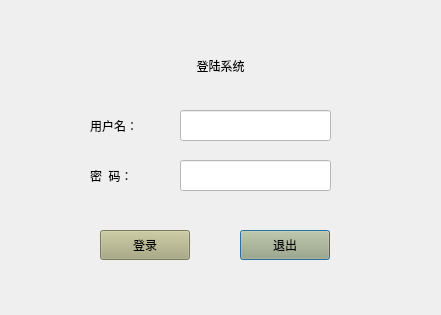
<?xml version="1.0" encoding="UTF-8"?>
<ui version="4.0">
 <class>LoginDialog</class>
 <widget class="QDialog" name="LoginDialog">
  <property name="geometry">
   <rect>
    <x>0</x>
    <y>0</y>
    <width>441</width>
    <height>315</height>
   </rect>
  </property>
  <property name="windowTitle">
   <string>Dialog</string>
  </property>
  <widget class="QPushButton" name="quitBtn">
   <property name="geometry">
    <rect>
     <x>240</x>
     <y>230</y>
     <width>90</width>
     <height>30</height>
    </rect>
   </property>
   <property name="styleSheet">
    <string notr="true">background-color: rgb(170, 170, 127);
font: 13pt &quot;仿宋&quot;;</string>
   </property>
   <property name="text">
    <string>退出</string>
   </property>
  </widget>
  <widget class="QLabel" name="passwd">
   <property name="geometry">
    <rect>
     <x>90</x>
     <y>160</y>
     <width>81</width>
     <height>31</height>
    </rect>
   </property>
   <property name="styleSheet">
    <string notr="true">font: 13pt &quot;仿宋&quot;;</string>
   </property>
   <property name="text">
    <string>密  码：</string>
   </property>
  </widget>
  <widget class="QLineEdit" name="pwdLineEdit">
   <property name="geometry">
    <rect>
     <x>180</x>
     <y>160</y>
     <width>151</width>
     <height>31</height>
    </rect>
   </property>
   <property name="styleSheet">
    <string notr="true">
background-color: rgb(255, 255, 255);</string>
   </property>
   <property name="echoMode">
    <enum>QLineEdit::Password</enum>
   </property>
   <property name="readOnly">
    <bool>false</bool>
   </property>
  </widget>
  <widget class="QLineEdit" name="usrLineEdit">
   <property name="geometry">
    <rect>
     <x>180</x>
     <y>110</y>
     <width>151</width>
     <height>31</height>
    </rect>
   </property>
   <property name="styleSheet">
    <string notr="true">
background-color: rgb(255, 255, 255);</string>
   </property>
   <property name="readOnly">
    <bool>false</bool>
   </property>
  </widget>
  <widget class="QLabel" name="user">
   <property name="geometry">
    <rect>
     <x>90</x>
     <y>115</y>
     <width>81</width>
     <height>21</height>
    </rect>
   </property>
   <property name="styleSheet">
    <string notr="true">font: 13pt &quot;仿宋&quot;;</string>
   </property>
   <property name="text">
    <string>用户名：</string>
   </property>
  </widget>
  <widget class="QPushButton" name="loginBtn">
   <property name="geometry">
    <rect>
     <x>100</x>
     <y>230</y>
     <width>90</width>
     <height>30</height>
    </rect>
   </property>
   <property name="styleSheet">
    <string notr="true">background-color: rgb(170, 170, 127);
font: 13pt &quot;仿宋&quot;;</string>
   </property>
   <property name="text">
    <string>登录</string>
   </property>
  </widget>
  <widget class="QLabel" name="title">
   <property name="geometry">
    <rect>
     <x>80</x>
     <y>30</y>
     <width>281</width>
     <height>71</height>
    </rect>
   </property>
   <property name="styleSheet">
    <string notr="true">font: 24pt &quot;Agency FB&quot;;
font: 18pt &quot;黑体&quot;;</string>
   </property>
   <property name="text">
    <string>登陆系统</string>
   </property>
   <property name="alignment">
    <set>Qt::AlignCenter</set>
   </property>
  </widget>
 </widget>
 <resources/>
 <connections/>
</ui>
